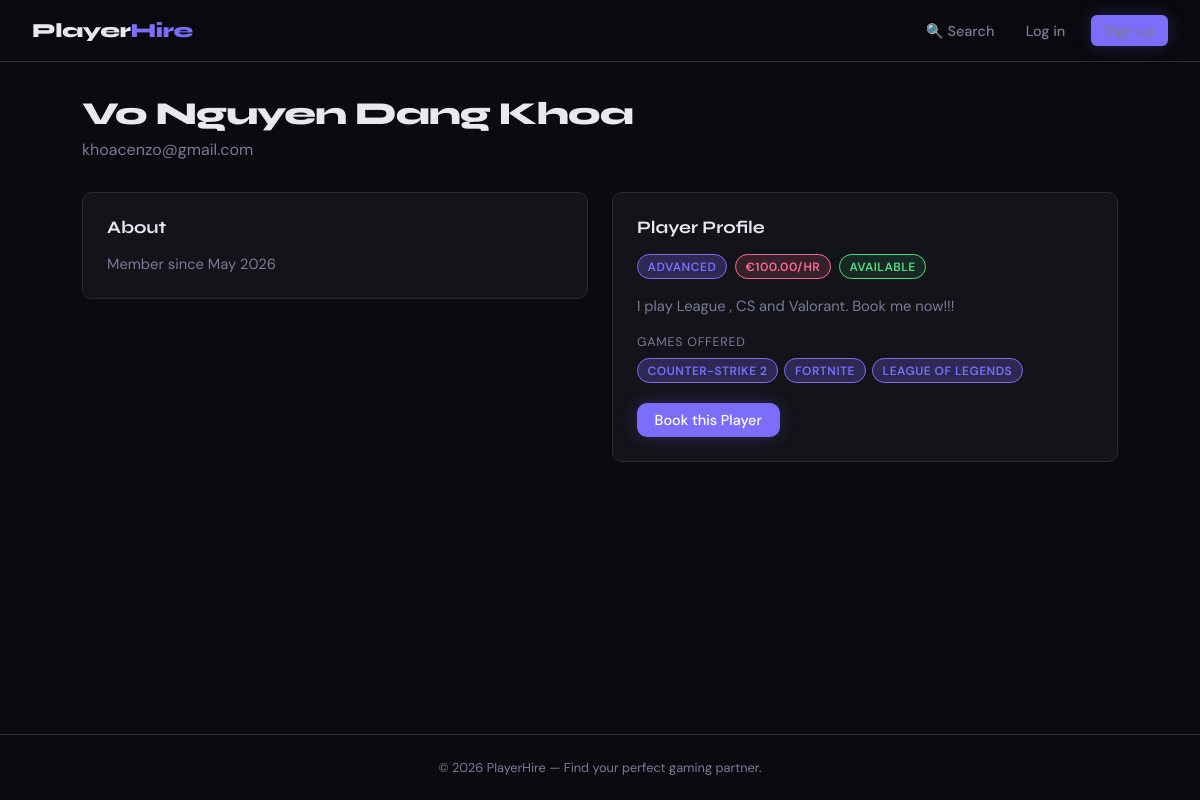
Page /users/11 on the committed database.
### models.py (models this page shows, shortened)
class User(UserMixin, db.Model):
    __tablename__ = "users"
    id = db.Column(db.Integer, primary_key=True)
    username = db.Column(db.String(64), unique=True, nullable=False)
    email = db.Column(db.String(128), unique=True, nullable=False)
    password_hash = db.Column(db.String(256), nullable=False)
    created_at = db.Column(db.DateTime, default=datetime.utcnow)
    player_profile = db.relationship("Player", back_populates="user", uselist=False)
    bookings_as_client = db.relationship(
        "Booking", foreign_keys="Booking.client_id", back_populates="client"
    )
    reviews_written = db.relationship(
        "Review", foreign_keys="Review.reviewer_id", back_populates="reviewer"
    )

class Player(db.Model):
    __tablename__ = "players"
    id = db.Column(db.Integer, primary_key=True)
    user_id = db.Column(db.Integer, db.ForeignKey("users.id"), nullable=False)
    bio = db.Column(db.Text)
    fee_per_hour = db.Column(db.Float, nullable=False)             # e.g. 5.00 €/hr
    skill_level = db.Column(
        db.Enum("beginner", "intermediate", "advanced", "pro", name="skill_levels"),
        nullable=False,
        default="intermediate",
    )
    is_available = db.Column(db.Boolean, default=True)
    user = db.relationship("User", back_populates="player_profile")
    games = db.relationship("PlayerGame", back_populates="player")
    bookings = db.relationship(
        "Booking", foreign_keys="Booking.player_id", back_populates="player"
    )

class PlayerGame(db.Model):
    __tablename__ = "player_games"
    id = db.Column(db.Integer, primary_key=True)
    player_id = db.Column(db.Integer, db.ForeignKey("players.id"), nullable=False)
    game_id = db.Column(db.Integer, db.ForeignKey("games.id"), nullable=False)
    skill_level = db.Column(                                       # Per-game skill
        db.Enum("beginner", "intermediate", "advanced", "pro", name="skill_levels"),
        nullable=False,
        default="intermediate",
    )
    player = db.relationship("Player", back_populates="games")
    game = db.relationship("Game", back_populates="players")

class Game(db.Model):
    __tablename__ = "games"
    id = db.Column(db.Integer, primary_key=True)
    title = db.Column(db.String(128), unique=True, nullable=False)
    genre = db.Column(db.String(64))                               # e.g. FPS, RPG
    platform = db.Column(db.String(64))                            # e.g. PC, PS5
    players = db.relationship("PlayerGame", back_populates="game")
    bookings = db.relationship("Booking", back_populates="game")

### routes/users.py (the view)
@users_bp.route("/users/<int:user_id>")
def public_profile(user_id):
    user = User.query.get_or_404(user_id)
    player = Player.query.filter_by(user_id=user_id).first()
    return render_template("users/profile.html", user=user, player=player)

### templates/users/profile.html (shortened to what this page needs)
{% extends "base.html" %}
{% block content %}
{% set viewing_self = not user or user.id == current_user.id %}
{% set profile_user = user if user else current_user %}
<div class="page-header">
  <h1>{{ profile_user.username }}</h1>
  <p style="color:var(--muted);">{{ profile_user.email }}</p>
</div>
<div style="display:grid;grid-template-columns:1fr 1fr;gap:1.5rem;align-items:start;">
  <div>
    {% if viewing_self %}
    <div class="card">
      <h2 style="font-family:'Syne',sans-serif;font-size:1.1rem;font-weight:700;margin-bottom:1.25rem;">Edit Profile</h2>
      <form method="POST" action="{{ url_for('users.profile') }}">
        <div class="form-group">
          <label for="username">Username</label>
          <input type="text" id="username" name="username" value="{{ profile_user.username }}" required />
        </div>
        <div class="form-group">
          <label for="email">Email</label>
          <input type="email" id="email" name="email" value="{{ profile_user.email }}" required />
        </div>
        <div class="form-group">
          <label for="new_password">New Password <span style="color:var(--muted);font-weight:400;">(leave blank to keep current)</span></label>
          <input type="password" id="new_password" name="new_password" placeholder="••••••••" />
        </div>
        <button type="submit" class="btn btn-primary">Save Changes</button>
      </form>
    </div>
    {% else %}
    <div class="card">
      <h2 style="font-family:'Syne',sans-serif;font-size:1.1rem;font-weight:700;margin-bottom:1rem;">About</h2>
      <p style="color:var(--muted);font-size:0.92rem;">Member since {{ profile_user.created_at.strftime('%B %Y') }}</p>
    </div>
    {% endif %}
  </div>
  <div>
    {% if player or profile_user.player_profile %}
      {% set p = player if player else profile_user.player_profile %}
      <div class="card">
        <div style="display:flex;align-items:center;justify-content:space-between;margin-bottom:1rem;">
          <h2 style="font-family:'Syne',sans-serif;font-size:1.1rem;font-weight:700;">Player Profile</h2>
        </div>
        <div style="display:flex;gap:0.5rem;flex-wrap:wrap;margin-bottom:1rem;">
          <span class="badge badge-purple">{{ p.skill_level }}</span>
          <span class="badge badge-pink">€{{ "%.2f"|format(p.fee_per_hour) }}/hr</span>
          {% if p.is_available %}
            <span class="badge badge-green">Available</span>
          {% else %}
            <span class="badge badge-red">Unavailable</span>
          {% endif %}
        </div>
        {% if p.bio %}
          <p style="font-size:0.92rem;color:var(--muted);line-height:1.6;margin-bottom:1rem;">{{ p.bio }}</p>
        {% endif %}
        {% if p.games %}
          <div style="font-size:0.78rem;text-transform:uppercase;letter-spacing:0.06em;color:var(--muted);margin-bottom:0.5rem;">Games offered</div>
          <div style="display:flex;flex-wrap:wrap;gap:0.4rem;">
            {% for pg in p.games %}
              <span class="badge badge-purple">{{ pg.game.title }}</span>
            {% endfor %}
          </div>
        {% endif %}
        {% if not viewing_self %}
          <div style="margin-top:1.25rem;">
            <a href="{{ url_for('bookings.create', player_id=p.id) }}" class="btn btn-primary">Book this Player</a>
          </div>
        {% endif %}
      </div>
    {% elif viewing_self %}
      <div class="card" style="text-align:center;color:var(--muted);">
        <p style="margin-bottom:1rem;">You don't have a player profile yet.</p>
        <a href="{{ url_for('players.become_player') }}" class="btn btn-primary">Become a Player</a>
      </div>
    {% endif %}
  </div>
</div>
{% endblock %}

### templates/base.html (style rules this page uses)
:root { --bg: #0a0a0f; --surface: #13131a; --surface2: #1c1c27; --border: #2a2a3a; --accent: #7c6dfa; --accent-glow: rgba(124, 109, 250, 0.25); --accent2: #fa6d8f; --text: #e8e8f0; --muted: #7a7a9a; --success: #4ade80; --warning: #facc15; --danger: #f87171; --info: #60a5fa; --radius: 10px; }
*, *::before, *::after { box-sizing: border-box; margin: 0; padding: 0; }
body { font-family: 'DM Sans', sans-serif; background: var(--bg); color: var(--text); min-height: 100vh; display: flex; flex-direction: column; }
.btn { display: inline-flex; align-items: center; gap: 0.4rem; padding: 0.5rem 1.1rem; border-radius: var(--radius); font-family: 'DM Sans', sans-serif; font-size: 0.9rem; font-weight: 500; cursor: pointer; text-decoration: none; border: none; transition: all 0.2s; }
.btn-primary { background: var(--accent); color: #fff; box-shadow: 0 0 18px var(--accent-glow); }
.card { background: var(--surface); border: 1px solid var(--border); border-radius: var(--radius); padding: 1.5rem; transition: border-color 0.2s, box-shadow 0.2s; }
.badge { display: inline-block; padding: 0.2rem 0.6rem; border-radius: 999px; font-size: 0.75rem; font-weight: 600; text-transform: uppercase; letter-spacing: 0.04em; }
.badge-purple { background: var(--accent-glow); color: var(--accent); border: 1px solid var(--accent); }
.badge-pink { background: rgba(250,109,143,0.15); color: var(--accent2); border: 1px solid var(--accent2); }
.badge-green { background: rgba(74,222,128,0.1); color: var(--success); border: 1px solid var(--success); }
.page-header { margin-bottom: 2rem; }
.page-header h1 { font-family: 'Syne', sans-serif; font-size: 2rem; font-weight: 800; letter-spacing: -0.03em; }
.page-header p { color: var(--muted); margin-top: 0.4rem; }

### rows in the picture
User: username "Vo Nguyen Dang Khoa", email "khoacenzo@gmail.com", created_at "May 2026"
Player: skill_level "ADVANCED", fee_per_hour "100.00", bio "I play League , CS and Valorant. Book me now!!!"
PlayerGame: game "COUNTER-STRIKE 2"
PlayerGame: game "FORTNITE"
PlayerGame: game "LEAGUE OF LEGENDS"

### other values in the picture
{{ 2026 }} "2026"
